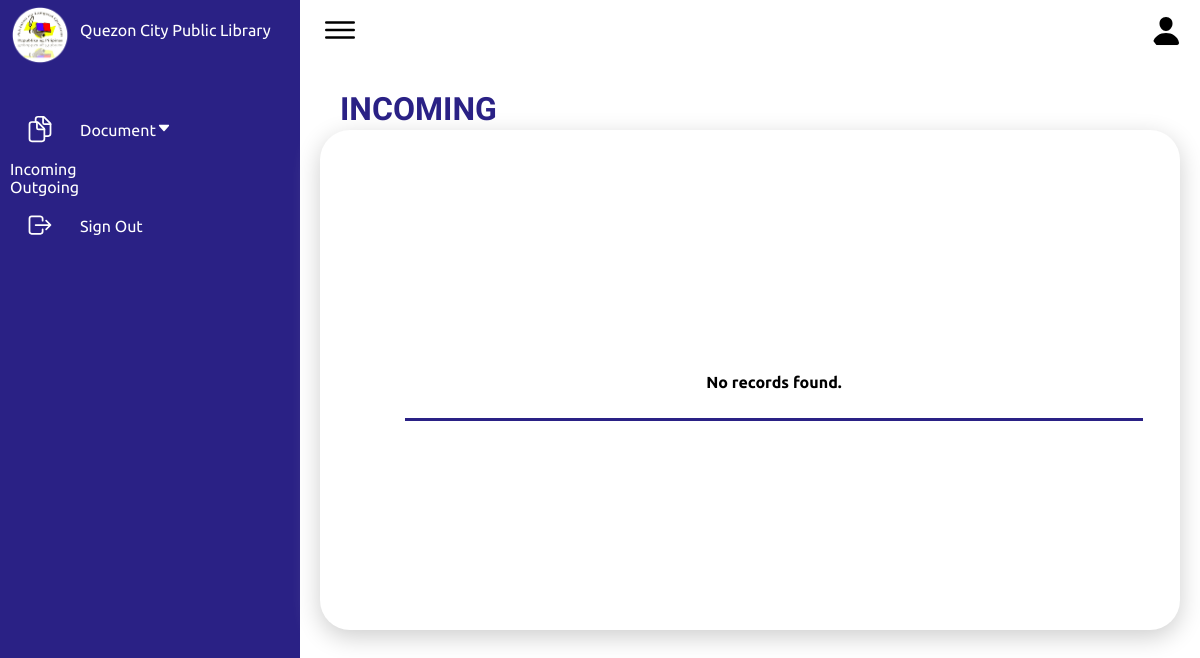
The page /Frontend/Dashboard/boss2incoming.php on the database as committed earlier.
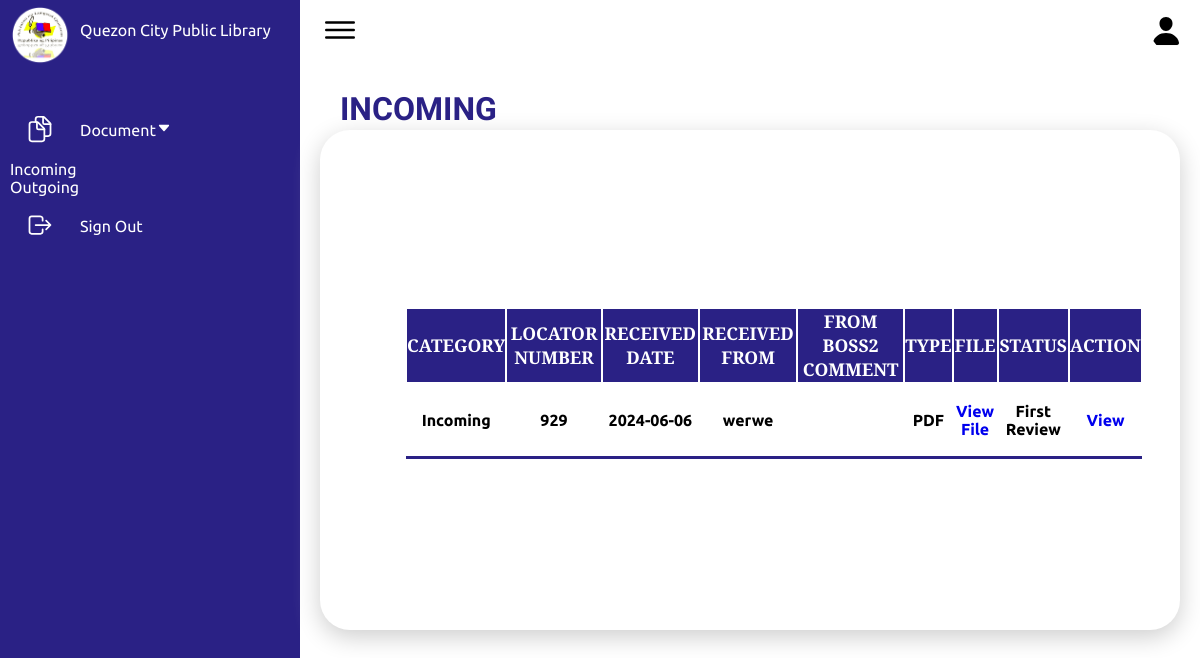
The same page on the database as committed later.
### tables this page shows
CREATE TABLE `fileupload` (
  `id` int(11) NOT NULL,
  `file_name` varchar(255) NOT NULL,
  `division` varchar(255) DEFAULT NULL,
  `section` varchar(255) DEFAULT NULL,
  `category` enum('Incoming','Outgoing','','') DEFAULT NULL,
  `locator_num` varchar(255) DEFAULT NULL,
  `received_date` date DEFAULT NULL,
  `received_from` varchar(255) DEFAULT NULL,
  `subject` varchar(255) DEFAULT NULL,
  `description` text DEFAULT NULL,
  `type` varchar(100) DEFAULT NULL,
  `file_path` varchar(255) NOT NULL,
  `proofreader_comment` varchar(255) NOT NULL,
  `boss2_comment` varchar(255) NOT NULL,
  `boss1_comment` varchar(255) NOT NULL,
  `status` varchar(255) NOT NULL
);

### Frontend/Dashboard/boss2incoming.php (the view, shortened to what this page needs)
<!DOCTYPE html>
<html lang="en">
<head>
    <link rel="stylesheet" href="boss2incoming.css">
</head>
<body>
     <div class="container">
        <div class="navigation">
            <ul>
                <li>
                    <a href="#">
                        <span class="img">
                           <img src="imgs/logo.png">
                        </span>
                        <span class="title">Quezon City Public Library</span>
                    </a>
                </li>
                <li>
                    <a href="boss2account.php">
                        <span class="icon">
                            <ion-icon name="documents-outline"></ion-icon>
                        </span>
                        <span class="title">Document<ion-icon id="dash_down_btn" name="caret-down-outline"></ion-icon</span>
                        <li class="sub_dash"><a href="boss2incoming.php">Incoming</a></li>
                         <li class="sub_dash"><a href="boss2outgoing.php">Outgoing</a></li>
                         </a>
                </li>
                <li>
                    <a href="/qcpl/Backend/logout.php">
                        <span class="icon">
                            <ion-icon name="log-out-outline"></ion-icon>
                        </span>
                        <span class="title">Sign Out</span>
                    </a>
                </li>
            </ul>
        </div>
        <div class="main">
            <div class="topbar">
                <div class="toggle">
                    <ion-icon name="menu-outline"></ion-icon>
                </div>
                <div class="user">
                    <span class="icon">
                        <ion-icon name="person"></ion-icon>
                    </span>
                </div>
            </div>
             <div class="details">
                <div class="upload">
                    <div class="cardHeader">
                    <h2>INCOMING</h2>
                        </div>
                    <div class="sum_tb">
                        <table aria-describedby="tableDescription">
                            <?php
                            $server = "localhost";
                            $username = "root";
                            $password = "";
                            $db = "qcpl";
                            $conn = new mysqli($server, $username, $password, $db);
                            $sql = "SELECT category, locator_num, received_date, received_from, type, file_path, boss2_comment, status FROM fileupload WHERE category = 'Incoming' AND status = 'First Review'";
                            $result = $conn->query($sql);
                            if ($result->num_rows > 0) {
                                echo "<table>";
                                echo "<tr><th>Category</th><th>Locator Number</th><th>Received Date</th><th>Received From</th><th>From Boss2 Comment</th><th>Type</th><th>File</th><th>Status</th><th>Action</th></tr>";
                                while($row = $result->fetch_assoc()) {
                                    echo "<tr>";
                                    echo "<td>" ."<center>". $row["category"] . "</td>";
                                    echo "<td>" ."<center>". $row["locator_num"] . "</td>";
                                    echo "<td>" ."<center>". $row["received_date"] . "</td>";
                                    echo "<td>" ."<center>". $row["received_from"] . "</td>";
                                    echo "<td>" ."<center>". $row["boss2_comment"] . "</td>";
                                    echo "<td>" ."<center>". $row["type"] . "</td>";
                                    echo "<td><a href='/qcpl/Backend/" . $row["file_path"] . "' target='_blank'>View File</a></td>";
                                    echo "<td>" . "<center>" . $row["status"] . "</td>";
                                    echo "<td>" ."<center>". "<a href='boss2accountlocator.php?locator_num=" . htmlspecialchars($row["locator_num"]) . "' target='_self'>View</a></td>";
                                    echo "</tr>";
                                }
                                echo "</table>";
                            } else {
                              echo "<tr><td colspan='9'>No records found.</td></tr>";
                            }
                            ?>
                    </div>
                </div>
</body>
</html>

Rows that differ between the two databases and show on the page:
added fileupload: category "Incoming", locator_num "929", received_date "2024-06-06", received_from "werwe", type "PDF", status "First Review"
Other text that changed with them:
text no longer shown: "No records found."
text now shown: "CATEGORY LOCATOR NUMBER RECEIVED DATE RECEIVED FROM FROM BOSS2 COMMENT TYPE FILE STATUS ACTION"
